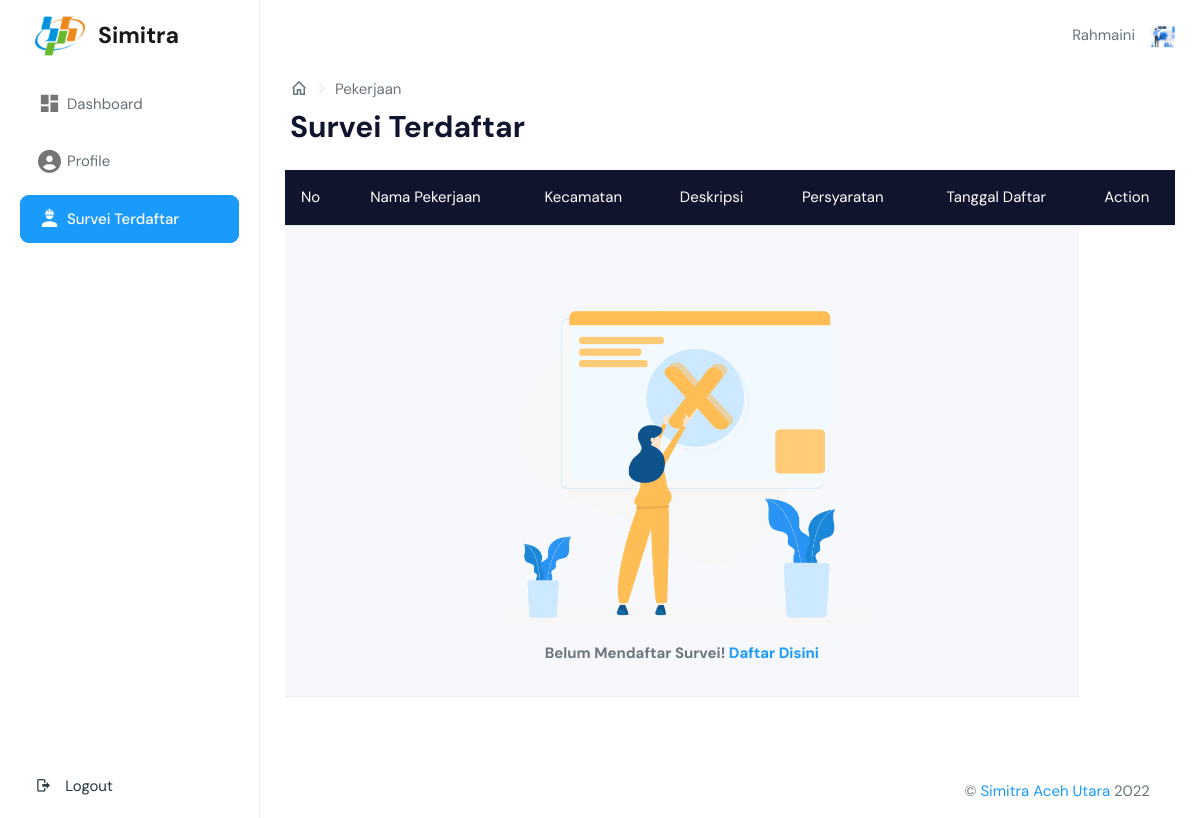
Screenshot of /page/lowongan-user.php (signed in) with the database file from the repository.
### tables this page shows
CREATE TABLE `petugas` (
  `Kode_petugas` int(12) NOT NULL,
  `NIK` varchar(16) DEFAULT NULL,
  `Nama` varchar(50) NOT NULL,
  `Foto` varchar(255) DEFAULT NULL,
  `Jabatan` int(5) NOT NULL,
  `Tempat_lahir` varchar(150) DEFAULT NULL,
  `Tanggal_lahir` date DEFAULT NULL,
  `Alamat` varchar(150) DEFAULT NULL,
  `NoHP` varchar(15) DEFAULT NULL,
  `Jkel` enum('L','P') NOT NULL
);

### page/lowongan-user.php (the view, shortened to what this page needs)
<?php
include '../controller/config.php';
$kode = $_SESSION['id'];
$sql = mysqli_query($conn, "SELECT a.Kode_petugas, a.Username, a.Email, a.Password, a.Old_password, a.Last_login, a.Created_at, a.Updated_at, b.Nama, b.NIK, b.Alamat, b.Foto, b.NoHP, b.Tanggal_lahir, b.Tempat_lahir, c.Jabatan, c.Id_jabatan FROM auth a, petugas b, jabatan c WHERE a.Kode_petugas=b.Kode_petugas AND b.Jabatan=c.Id_jabatan AND a.Kode_petugas='$kode' ORDER BY c.Id_jabatan");
$result1 = mysqli_fetch_assoc($sql);
$jumlahDataPerHalaman = 10;
$halamanAktif = (isset($_GET['page'])) ? $_GET['page'] : 1;
$awalData = ($jumlahDataPerHalaman * $halamanAktif) - $jumlahDataPerHalaman;
?>
<!DOCTYPE html>
<html dir="ltr" lang="en">
<head>
    <?php include 'meta.php'; ?>
</head>
<body>
    <?php $url = "../"; ?>
    <?php include 'header.php'; ?>
    <aside class="left-sidebar" data-sidebarbg="skin6">
        <div class="scroll-sidebar" id="navbar">
            <nav class="sidebar-nav">
                <ul id="sidebarnav">
                    <li class="sidebar-item"> <a class="sidebar-link waves-effect waves-dark sidebar-link" href="index.php" aria-expanded="false"><i class="mdi mdi-view-dashboard"></i><span class="hide-menu">Dashboard</span></a></li>
                    <li class="sidebar-item"> <a class="sidebar-link waves-effect waves-dark sidebar-link" href="profile.php" aria-expanded="false"><i class="fa-solid fa-circle-user"></i><span class="hide-menu">Profile</span></a></li>
                    <li class="sidebar-item" style="background-color: #1a9bfc; border-radius: 9px"> <a class="sidebar-link waves-effect waves-dark sidebar-link" href="lowongan-user.php" aria-expanded="false"><i class="mdi mdi-worker text-white"></i><span class="hide-menu text-white">Survei Terdaftar</span></a></li>
                    <li class="sidebar-item logout-item" style="position: fixed; bottom: 0; width: 220px">
                        <button class="dropdown-item border-0 btn btn-link" data-bs-toggle="modal" data-bs-target="#Logout"><i class="m-r-10 mdi mdi-logout">
                            </i><span class="hide-menu">
                                Logout</span></button>
                    </li>
                </ul>
            </nav>
        </div>
    </aside>
    <div class="page-wrapper">
        <div class="page-breadcrumb" style="padding-bottom: 0; padding-top: 0;">
            <div class="row align-items-center">
                <div class="col-6">
                    <nav aria-label="breadcrumb">
                        <ol class="breadcrumb mb-0 d-flex align-items-center">
                            <li class="breadcrumb-item"><a href="index.php" class="link"><i class="mdi mdi-home-outline fs-4"></i></a></li>
                            <li class="breadcrumb-item active" aria-current="page">Pekerjaan</li>
                        </ol>
                    </nav>
                    <h1 class="mb-0 fw-bold">Survei Terdaftar</h1>
                </div>
            </div>
        </div>
        <div class="container-fluid">
            <div class="table-responsive" id="container">
                <table class="table table-hover align-middle text-nowrap table-striped">
                    <thead class="table-dark">
                        <tr class="fw-semibold text-center">
                            <td style="width: 10px;">No</td>
                            <td>Nama Pekerjaan</td>
                            <td>Kecamatan</td>
                            <td>Deskripsi</td>
                            <td>Persyaratan</td>
                            <td>Tanggal Daftar</td>
                            <td>Action</td>
                        </tr>
                    </thead>
                    <?php $no = $awalData; ?>
                    <tbody>
                        <?php $lowongan = mysqli_query($conn, "SELECT tb_lowongan_user.id, tb_lowongan_user.id_lowongan, tb_lowongan_user.id_petugas, tb_lowongan_user.tanggal_daftar, tb_lowongan_user.id_kec, tb_lowongan_user.L_action, lowongan.jenis_lowongan, lowongan.tanggal_mulai, lowongan.tanggal_akhir, lowongan.persyaratan, lowongan.deskripsi, lowongan.gambar, tb_kecamatan.nama_kec FROM tb_lowongan_user LEFT JOIN lowongan ON lowongan.id=tb_lowongan_user.id_lowongan LEFT JOIN tb_kecamatan ON tb_kecamatan.id=tb_lowongan_user.id_kec WHERE tb_lowongan_user.id_petugas='$kode' ORDER BY tb_lowongan_user.id DESC LIMIT $awalData, $jumlahDataPerHalaman"); ?>
                        <?php if (mysqli_num_rows($lowongan) != 0) : ?>
                            <?php foreach ($lowongan as $row) : ?>
                                <tr class="text-start">
                                    <td scope="row" style="padding-bottom: 0; padding-top: 0; width: 1px;">
                                        <p class="text-dark"><?= $no = $no + 1; ?></p>
                                    </td>
                                    <td class="text-center text-dark" style="padding-bottom: 0; padding-top: 0;">
                                        <?= $row['jenis_lowongan']; ?>
                                    </td>
                                    <td class="text-center text-dark" style="padding-bottom: 0; padding-top: 0;">
                                        <?= $row['nama_kec']; ?>
                                    </td>
                                    <td class="text-start text-dark text-wrap text-break" style="padding-bottom: 0; padding-top: 0; width: 10rem;">
                                        <?= $row['deskripsi']; ?>
                                    </td>
                                    <td class="text-start text-dark text-wrap text-break" style="padding-bottom: 0; padding-top: 0;width: 10rem;">
                                        <?= $row['persyaratan']; ?>
                                    </td>
                                    <td class="text-center text-dark" style="padding-bottom: 0; padding-top: 0;">
                                        <?= date('d M Y | H:i', strtotime($row['tanggal_daftar'])); ?> WIB
                                    </td>
                                    <td class="text-center text-dark" style="padding-bottom: 0; padding-top: 0;">
                                        <?php if ($row['L_action'] == "1") : ?>
                                            <div class="text-center text-success fw-bold">Diterima</div>
                                        <?php elseif ($row['L_action'] == "2") : ?>
                                            <div class="text-center text-danger fw-bold">Ditolak</div>
                                        <?php else : ?>
                                            <div class="text-center text-warning fw-bold">Pending</div>
                                        <?php endif; ?>
                                    </td>
                                    <!--
                            <td style="padding-top: 5px; padding-bottom: 10px;">
                                <div class="row" style="padding-right: 0; padding-left: 0;">
                                    <button type="button" class="btn btn-success mt-1 text-center  text-white"
                                        data-bs-toggle="modal" data-bs-target="#Detail<?= $row['id']; ?>"><i
                                            class="mdi mdi-eye"></i> Lihat</button>
                                </div>
                                <div class="row" style="padding-right: 0; padding-left: 0;">
                                    <button type="button" class="btn btn-danger mt-1 text-white text-center"
                                        data-bs-toggle="modal" data-bs-target="#Delete<?= $row['id']; ?>"> <i
                                            class="mdi mdi-account-remove"></i> Hapus</button>
                                </div>
                            </td> -->
                                </tr>
                            <?php endforeach; ?>
                        <?php else : ?>
                            <td class="text-center text-secondary fw-bold" colspan="6">
                                <img src="../public/img/assets/website-development.png" height="400" alt="Not Found">
                                <p style="font-size: 15px;">Belum Mendaftar Survei! <a href="index.php">Daftar Disini</a>
                                </p>
                            </td>
                        <?php endif; ?>
                    </tbody>
                </table>
            </div>
        </div>
        <?php include 'footer.php'; ?>

### page/header.php (shortened to what this page needs)
<div id="main-wrapper" data-layout="vertical" data-navbarbg="skin5" data-sidebartype="full"
    data-sidebar-position="absolute" data-header-position="absolute" data-boxed-layout="full">
    <header class="topbar" data-navbarbg="skin6">
        <nav class="navbar top-navbar navbar-expand-md navbar-light">
            <div class="navbar-header" data-logobg="skin6">
                <a class="navbar-brand" href="../">
                    <b class="logo-icon">
                        <img src="<?= $url; ?>public/favicon.ico" style="width: 50px;" alt="homepage"
                            class="dark-logo" />
                    </b>
                    <span class="logo-text" style="font-weight: bold; font-size: 23px">
                        Simitra
                    </span>
                </a>
            </div>
            <div class="navbar-collapse collapse" id="navbarSupportedContent" data-navbarbg="skin5">
                <div><?= $result1['Nama']; ?></div>
                <ul class="navbar-nav float-end">
                    <li class="nav-item dropdown">
                        <a class="nav-link dropdown-toggle text-muted waves-effect waves-dark pro-pic" href="#"
                            id="navbarDropdown" role="button" data-bs-toggle="dropdown" aria-expanded="false">
                            <?php if (isset($result1['Foto'])) { ?>
                            <center><img src="<?= $url; ?>public/img/user/<?= $result1['Foto']; ?>" alt="user"
                                    class="rounded-circle" width="31" height="31">
                            </center>
                            <?php } else { ?>
                            <center><img src="<?= $url; ?>public/img/user/1.jpg" alt="user" class="rounded-circle"
                                    width="31" height="31">
                            </center>
                            <?php } ?>
                        </a>
                    </li>
                </ul>
            </div>
        </nav>
    </header>

### page/meta.php (style rules this page uses)
@media only screen and (min-width: 1170px) { .sticky, .sidebar-nav, .sidebarnav { padding: 0; } }
@media only screen and (min-width: 1170px) { .sidebar-nav { width: 100%; } }

### rows the page displays
petugas: Nama "Rahmaini", Foto (picture)
